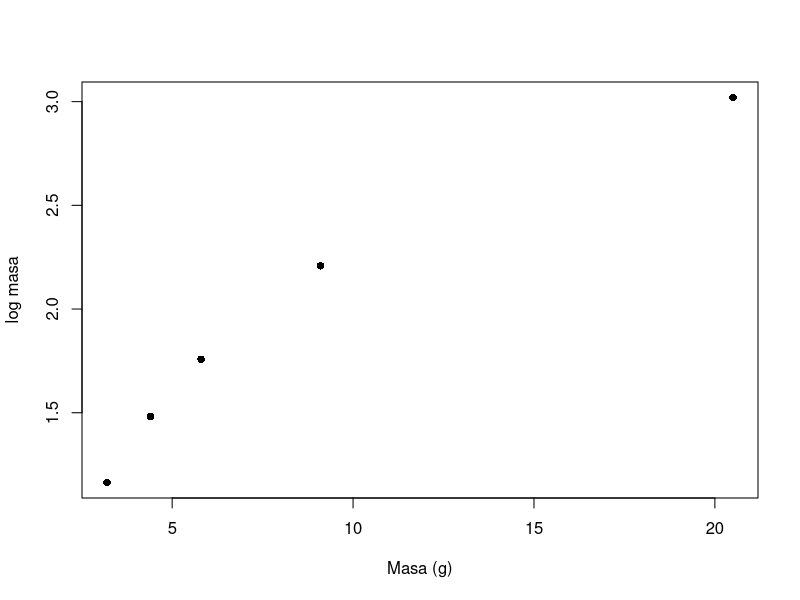
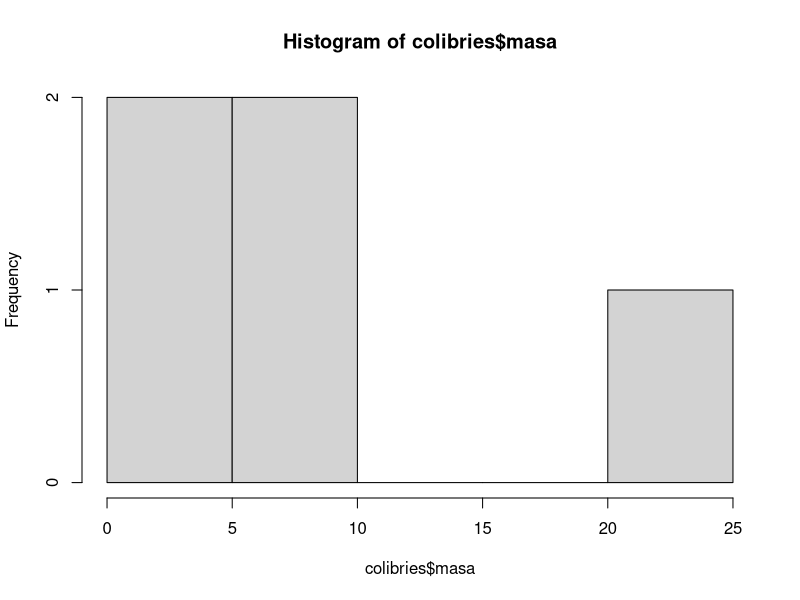

Reproduce these figures in R, in order.
# Dia 1, bloque 2. Fundamentos de R

# Asignar. La flecha, no el igual
x <- 5
x

# Vectores
masas <- c(3.2, 5.8, 9.1, 4.4, 20.5)
especies <- c("Amazilia", "Coeligena", "Ensifera", "Chlorostilbon", "Patagona")

length(masas)
class(masas)
class(especies)

# Los vectores se operan completos, sin loops
masas * 2
log(masas)
masas > 5

?log
# Indexar. En R se cuenta desde 1
masas[1]
masas[c(1, 3)]
masas[masas > 5]
especies[masas > 5] ##Esta saca las especies que son verdaderas o que quiere decir cuales son las que si  cumplen la funcion de mayor

# Data frame. Vectores del mismo largo puestos en columnas
colibries <- data.frame(especie = especies, masa = masas, stringsAsFactors = FALSE)
colibries

str(colibries)##que fue lo que leyo 
nrow(colibries)
ncol(colibries)
dim(colibries)[2]
names(colibries)

# Una columna se saca con el signo de pesos
colibries$masa
mean(colibries$masa)##Promedio

# Columna nueva
colibries$log_masa <- log(colibries$masa)
colibries

# Filas que cumplen una condicion##Estas funciones dan el mismo resultado
colibries[colibries$masa > 5, ]
subset(colibries, masa > 5)
?subset

# Ordenar
colibries[order(colibries$masa, decreasing = TRUE),]


# Datos faltantes. Vas a verlos todo el tiempo
con_na <- c(3.2, NA, 9.1)
mean(con_na)
mean(con_na, na.rm = TRUE)
is.na(con_na) ##VERDADERO ES CUANDO SI HAY NA
sum(is.na(con_na))
##Esta seccion nos ayuda a saber si lo vamos a imputar o borrar los datos faltantes, osea los que aparecen como NA


# Funciones
convertir_a_kg <- function(gramos) {
  gramos / 1000
}##La importancia de una funcion radica en que se la puede llamar mas adelante


convertir_a_kg(colibries$masa)
##Tiene argumentos y tiene cuerpo 


# Condicionales
if (mean (colibries$masa) > 5) {
  print("Colibries pesados")
} else {
  print("Colibries livianos")##El promedio de los colibries es pesado 
}

# Loops. Utiles, pero en R casi siempre hay algo mejor
for (i in 1:nrow(colibries)) {
  print(colibries$especie[i])
}

for (i in 1:nrow(colibries)) {
  print(colibries$masa[i])
}


# Esto hace lo mismo sin loop
sapply(colibries, class)
tapply(colibries$masa, colibries$masa > 5, mean)

##


# Graficar
plot(colibries$masa, colibries$log_masa, pch = 16, xlab = "Masa (g)", ylab = "log masa")
hist(colibries$masa)
